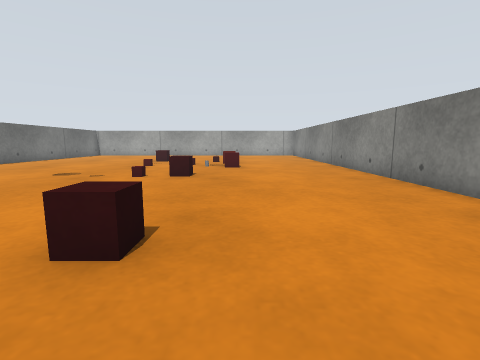
view 1 (above)

15 first-person views from a walk through a world built for the Gazebo simulator. The camera is 0.5 m above the floor, tilts 8° down and sees 85° across. The floor is counted in squares, 0.5 m on a side. Each view is taken from the middle of a square. On the plan, view 1 faces up. The plan holds only what a view shows up to about 11 squares ahead; the rest is blank.

view 2
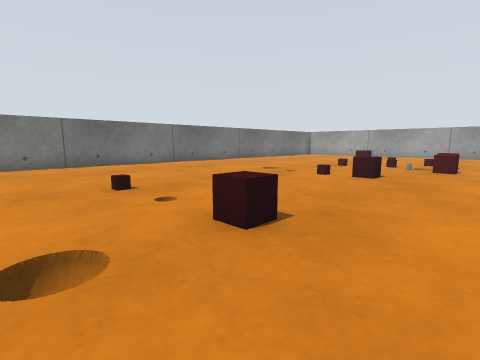

view 3
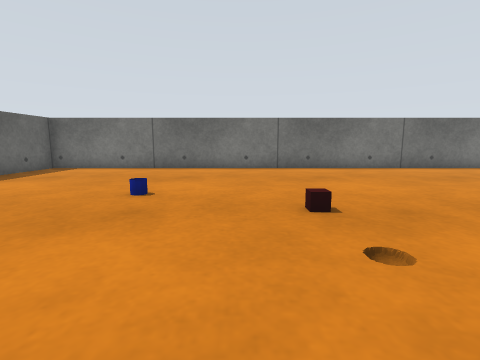

view 4
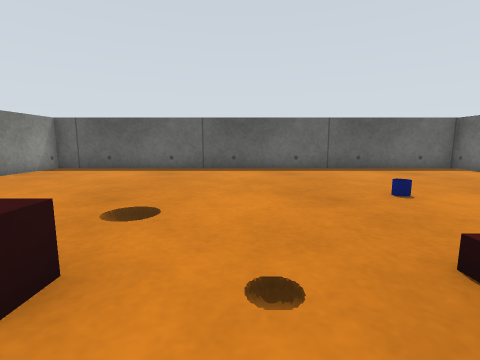

view 5
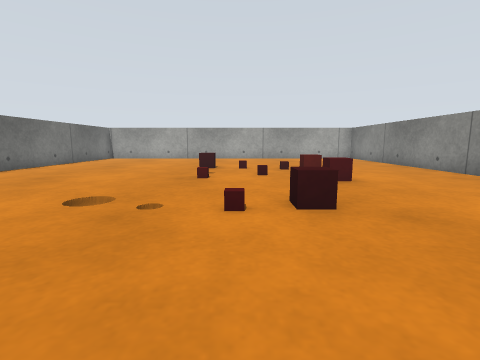

view 6
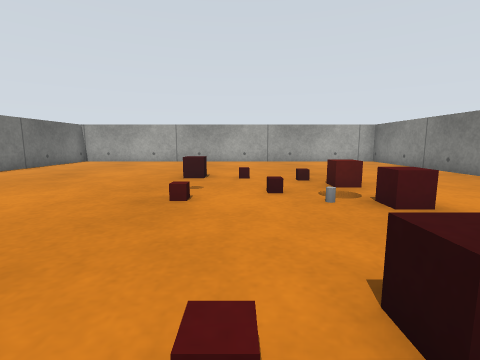

view 7
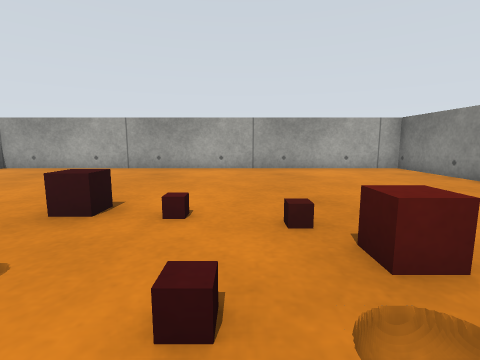

view 8
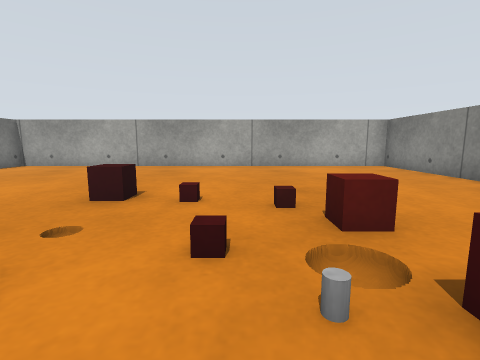

view 9
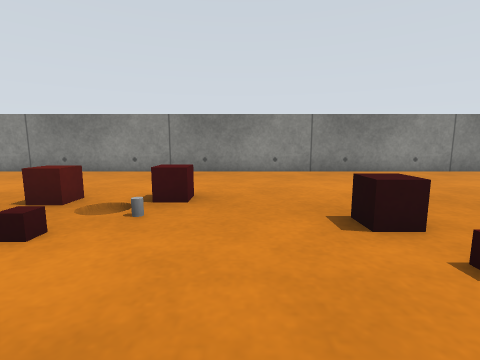

view 10
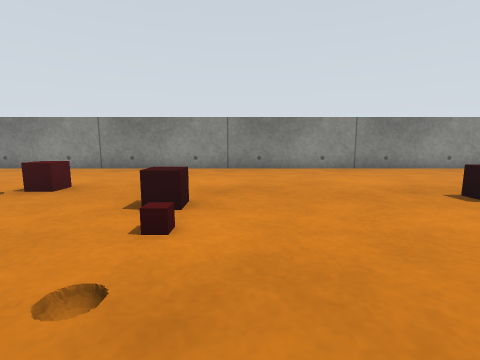

view 11
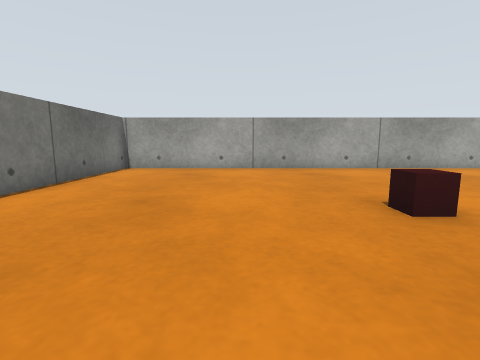

view 12
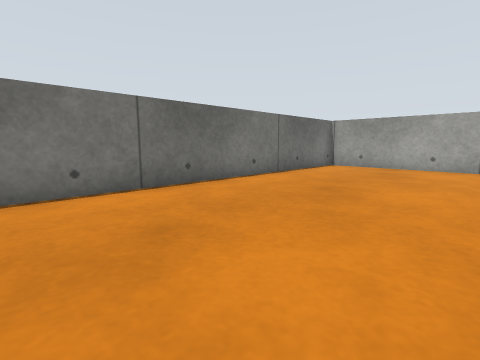

view 13
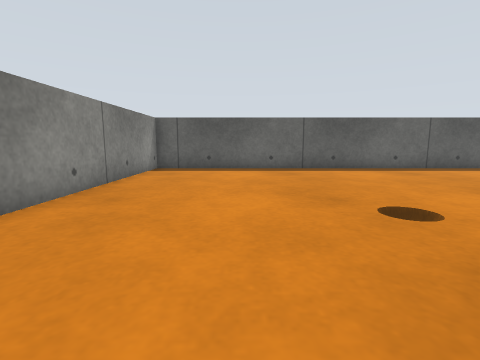

view 14
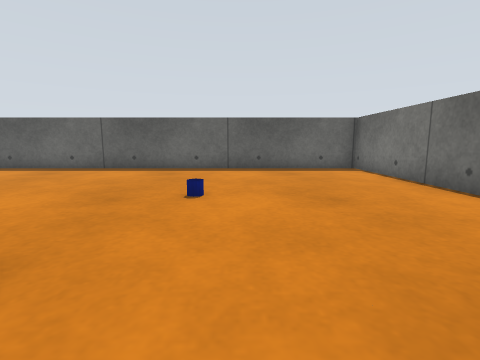

view 15
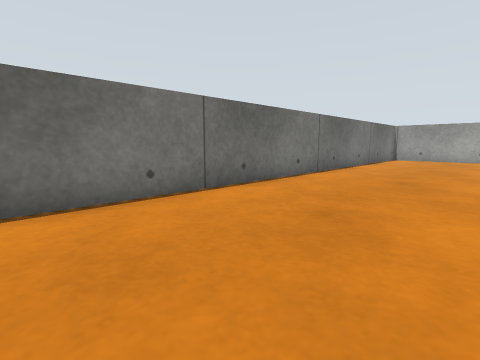

### Floor plan
Points are (right, up) in squares from view 1. A wall is a line through its corners. A room is listed if a view was taken in it or the views show most of it. See-through windows are left out.
Room 1 (views 1, 2, 3, 4, 5, 6, 7, 8, 9, 10, 11, 12, 13, 14, 15)
walls: (-11.6, -6.5) (4.3, -6.5) (4.3, 21.5) (-11.6, 21.5) (-11.6, -6.5)
low walls: (-2.1, 7.9) (-2.1, 8.5) (-1.5, 8.5) (-1.5, 7.9) (-2.1, 7.9); (-1, 2.8) (-1, 2.1) (-1.6, 2.1) (-1.6, 2.6); (0, 10.9) (-0.6, 10.9) (-0.6, 11.5); (-0.1, 12.9) (-0.8, 12.9) (-0.8, 13.5); (-4, 15.1) (-4, 14.5) (-4.6, 14.5) (-4.6, 15.1)

Where each view was taken, in squares from view 1:
view 1: 0 up, 0 right, facing up
view 2: 0 up, 1 right, facing up-left
view 3: 1 up, 1 left, facing left
view 4: 4 up, 3 left, facing down
view 5: 4 up, 3 left, facing up
view 6: 7 up, 3 left, facing up
view 7: 11 up, 2 left, facing up
view 8: 10 up, 2 left, facing up
view 9: 10 up, 5 left, facing right
view 10: 7 up, 6 left, facing right
view 11: 11 up, 7 left, facing up
view 12: 10 up, 6 left, facing up-left
view 13: 4 up, 1 right, facing down
view 14: 4 up, 7 left, facing down
view 15: 4 up, 7 left, facing up-left
